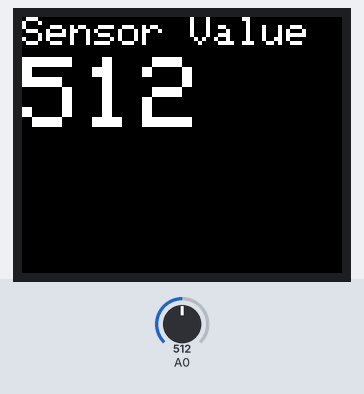
Bench run of a sketch on a simulated Arduino Uno, built with avr-gcc and run on an emulated ATmega328P. On the bench: 160×128 colour display. The test bench sets the inputs (shaded band); at power-on: A0 = 512.

Above: at 1.2 s.
1.3 s: A0 set to 716
At 1.9 s:
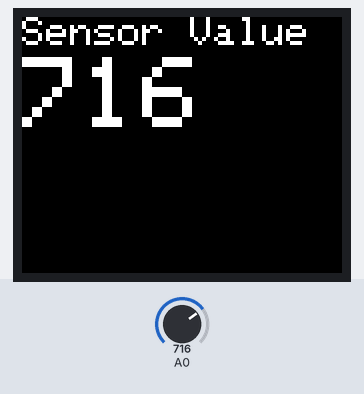
3.0 s: A0 set to 900
At 3.4 s:
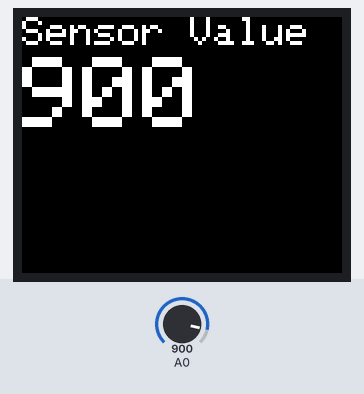
4.5 s: A0 set to 1023
At 4.9 s:
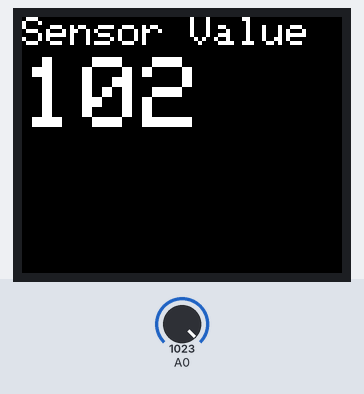
Timing chart, 0 to 7.5 s (numbered marks = the images above; inputs shaded):
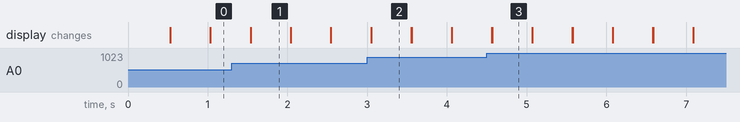

The sketch:

light.ino
```cpp
#include <TFT.h>  // Arduino LCD library
#include <SPI.h>

// pin definition for the Uno
#define cs   14
#define dc   34
#define rst  13

// create an instance of the library
TFT TFTscreen = TFT(cs, dc, rst);

// char array to print to the screen
char sensorPrintout[4];

void setup() {

  // Put this line at the beginning of every sketch that uses the GLCD:
  TFTscreen.begin();

  // clear the screen with a black background
  TFTscreen.background(0, 0, 0);

  // write the static text to the screen
  // set the font color to white
  TFTscreen.stroke(255, 255, 255);
  // set the font size
  TFTscreen.setTextSize(2);
  // write the text to the top left corner of the screen
  TFTscreen.text("Sensor Value :\n ", 0, 0);
  // ste the font size very large for the loop
  TFTscreen.setTextSize(5);
}

void loop() {

  // Read the value of the sensor on A0
  String sensorVal = String(analogRead(A0));

  // convert the reading to a char array
  sensorVal.toCharArray(sensorPrintout, 4);

  // set the font color
  TFTscreen.stroke(255, 255, 255);
  // print the sensor value
  TFTscreen.text(sensorPrintout, 0, 20);
  // wait for a moment
  delay(250);
  // erase the text you just wrote
  TFTscreen.stroke(0, 0, 0);
  TFTscreen.text(sensorPrintout, 0, 20);
}
```

Measured:
- after the input at 1.3 s, the display: first differs from a run without the input after 0.24 s (image 1)
- after the input at 3.0 s, the display: first differs from a run without the input after 0.05 s (image 2)
- after the input at 4.5 s, the display: first differs from a run without the input after 0.07 s (image 3)
- what the display in image 1 shows lasts 0.5 s, from 1.5 s to 2.0 s
